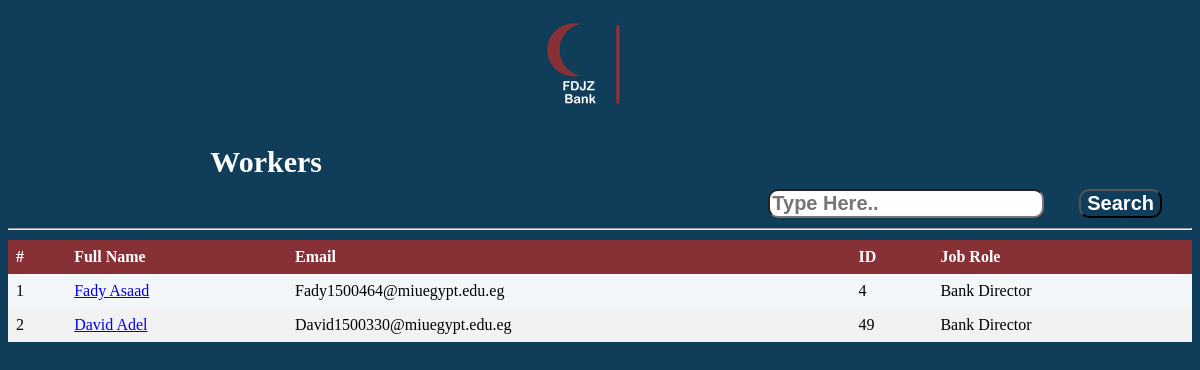
The app's page /Worker/php/ShowWorkers.php, older data.
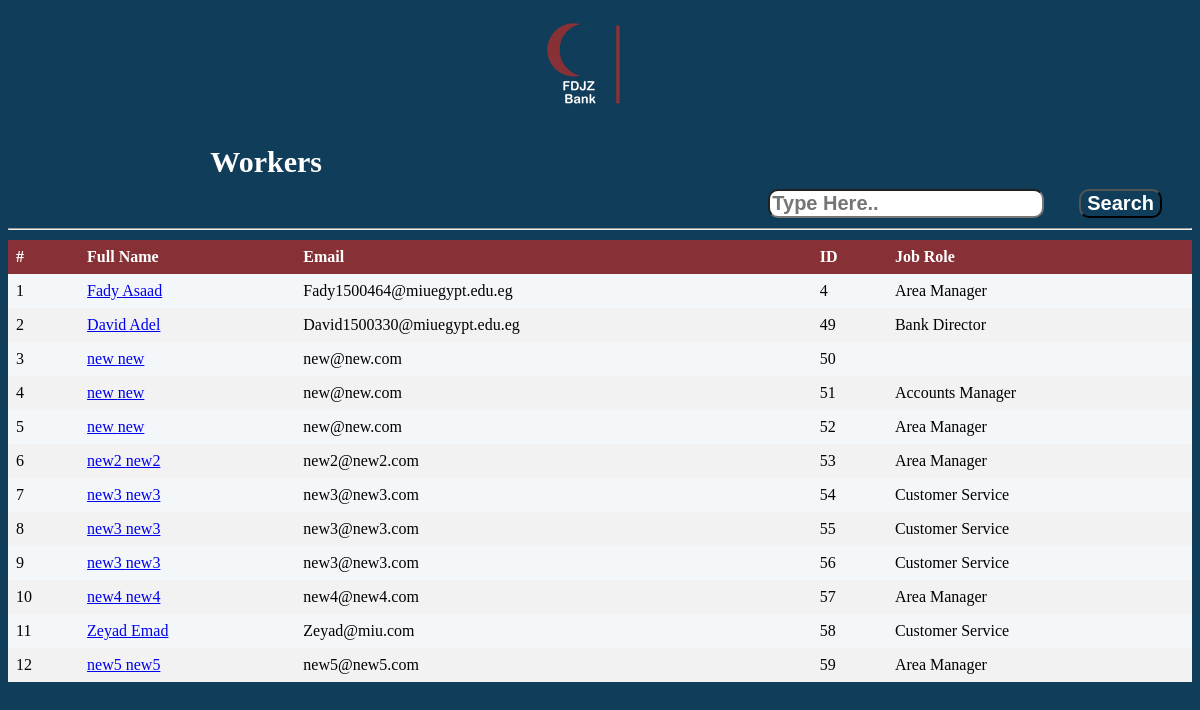
The same page, newer data.
### tables this page shows
CREATE TABLE `worker_admin_account` (
  `id` int(11) NOT NULL,
  `FName` varchar(50) DEFAULT NULL,
  `LName` varchar(50) DEFAULT NULL,
  `Email` varchar(50) DEFAULT NULL,
  `Address` varchar(50) DEFAULT NULL,
  `City` varchar(50) DEFAULT NULL,
  `PhoneNumber` varchar(11) DEFAULT NULL,
  `JobRole` varchar(50) DEFAULT NULL,
  `Salary` float DEFAULT NULL,
  `PositionID` int(11) NOT NULL,
  `DateAdded` datetime NOT NULL
);

### Worker/ClassesGedida/dbconnect.php (called while the page is built, shortened)
<?php
  class dbconnect
  {
      private $servername;
      private $username;
      private $password;
      private $db;
      private $con;
      function __construct()
      {
          $this->servername = "localhost";
          $this->username = "root";
          $this->password = "";
          $this->db = "FDJZ";
          $this->con = $this->Connect();
      }
      function connect()
      {
          $this->con = mysqli_connect($this->servername, $this->username, $this->password, $this->db);
          if ($this -> con ->connect_error)
          {
              die("Failed to connect: " .$this->con->connect_error);
          }
          else
          {
              return $this->con;
          }
      }
      function executesql($sql)
      {
        $result = mysqli_query($this->con, $sql);
        if($result == TRUE)
              {
          return $result;
        }
        else
              {
          echo "Error executing SQL statement: " .$this->con->error;
        }
      }
  }
?>

### Worker/ClassesGedida/Admin.php (the view, shortened to what this page needs)
<?php
  include_once("Loans.php");
  include_once("dbconnect.php");
  class Admin extends WorkerAdminCommon{
    public $db;
    function __construct(){
      $this->db=new dbconnect;
      $this->db->connect();
    }
     function showAllWorkers(){
       $this->db->connect();
       $sql = "SELECT `FName`, `LName`, `Email`, `id`, `JobRole`
               FROM worker_admin_account
               WHERE PositionID = 2
               ";
       $result = $this->db->executesql($sql);
       $counter = 1;
       foreach($result as $row){
           echo'<tr>';
           echo'<td>'.$counter++.'</td>';
           echo'<td><a href="WorkerReport.php?id='.$row['id'].'">'.$row['FName']." ".$row['LName'].'</a></td>';
           echo'<td>'.$row['Email'].'</td>';
           echo'<td>'.$row['id'].'</td>';
           echo'<td>'.$row['JobRole'].'</td>';
           echo'</tr>';
       }
     }
  }
?>

### Worker/php/ShowWorkers.php (shortened to what this page needs)
<?php
    $flag = 1;
    include_once '../ClassesGedida/Admin.php';
    $admin = new Admin;
?>
<!DOCTYPE html>
<html>
    <head>
        <link rel="stylesheet" type="text/css" href="../css/showusers.css">
        <link rel="stylesheet" href="http://ajax.googleapis.com/ajax/libs/jqueryui/1.10.1/themes/base/minified/jquery-ui.min.css" type="text/css" />
    </head>
<body>
	<form action="" method="post">
    <div class="logo">
        <a href="<?php echo $href; ?>" id="logoposition"><img  src="../img/workerlogo.png" alt="" /></a>
    </div>
		<div>
			<div id="s">
          <a id="d">Workers</a>
          <form action='' method='post' autocomplete="off">
            <input type="search" placeholder="Type Here.." name="search" id="y" class="auto">
            <input type="submit" id="x" value="Search">
          </form>
          <hr>
			</div>
	   </div>
        <div class="tableback">
            <table class="userstable">
                <thead>
                  <tr>
                    <th>#</th>
                    <th>Full Name</th>
                    <th>Email</th>
                    <th>ID</th>
                    <th>Job Role</th>
                  </tr>
                </thead>
                <tbody>
                    <?php
                      if ($flag == 1){
                        $admin->showAllWorkers();
                      }else if ($flag == 2){
                        $admin->showSpecificWorkerFromSearch($searchId);
                      }
                    ?>
                </tbody>
            </table>
        </div>
		</form>
    </body>
</html>

### Worker/css/showusers.css (style rules this page uses)
body { background-color:#103D59; }
.userstable { border-collapse: collapse; width: 100%; }
th, td { text-align: left; padding: 8px; }
tr:nth-child(even) { background-color: #f2f2f2 }
th { background-color: #873036; color: white; }
.tableback { background: #F4F7F9; }
.logo { background: 103D59; }
#logoposition { margin-left: 40%; }
table { overflow-x: auto; }
#s { text-align:right; font-size:20px; margin-top:20px; }
#x { font-weight:bold; font-size:20px; color:white; background-color:#103D59; border-radius:10px; margin-right:30px; margin-top:10px; cursor: pointer; }
#y { font-weight:bold; font-size:20px; color:#103D59; background-color:white; border-radius:10px; margin-right:30px; }
#d { color:white; font-weight:bold; font-size:30px; margin-right:870px; }

Row changes from the older to the newer data that the page shows:
changed worker_admin_account "Fady": JobRole "Bank Director" → "Area Manager"
added worker_admin_account: FName "new", LName "new", Email "new@new.com", id "50"
added worker_admin_account: FName "new", LName "new", Email "new@new.com", id "51", JobRole "Accounts Manager"
added worker_admin_account: FName "new", LName "new", Email "new@new.com", id "52", JobRole "Area Manager"
added worker_admin_account: FName "new2", LName "new2", Email "new2@new2.com", id "53", JobRole "Area Manager"
added worker_admin_account: FName "new3", LName "new3", Email "new3@new3.com", id "54", JobRole "Customer Service"
added worker_admin_account: FName "new3", LName "new3", Email "new3@new3.com", id "55", JobRole "Customer Service"
added worker_admin_account: FName "new3", LName "new3", Email "new3@new3.com", id "56", JobRole "Customer Service"
added worker_admin_account: FName "new4", LName "new4", Email "new4@new4.com", id "57", JobRole "Area Manager"
added worker_admin_account: FName "Zeyad", LName "Emad", Email "Zeyad@miu.com", id "58", JobRole "Customer Service"
added worker_admin_account: FName "new5", LName "new5", Email "new5@new5.com", id "59", JobRole "Area Manager"
